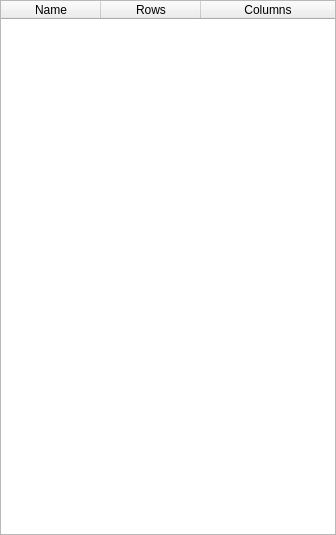
<?xml version="1.0" encoding="UTF-8"?>
<ui version="4.0">
 <class>WidgetUnits</class>
 <widget class="QWidget" name="WidgetUnits">
  <property name="geometry">
   <rect>
    <x>0</x>
    <y>0</y>
    <width>336</width>
    <height>535</height>
   </rect>
  </property>
  <property name="windowTitle">
   <string>Form</string>
  </property>
  <layout class="QVBoxLayout" name="verticalLayout">
   <property name="leftMargin">
    <number>0</number>
   </property>
   <property name="topMargin">
    <number>0</number>
   </property>
   <property name="rightMargin">
    <number>0</number>
   </property>
   <property name="bottomMargin">
    <number>0</number>
   </property>
   <item>
    <widget class="QTableWidget" name="units">
     <property name="alternatingRowColors">
      <bool>true</bool>
     </property>
     <property name="selectionMode">
      <enum>QAbstractItemView::SingleSelection</enum>
     </property>
     <attribute name="horizontalHeaderStretchLastSection">
      <bool>true</bool>
     </attribute>
     <attribute name="verticalHeaderVisible">
      <bool>false</bool>
     </attribute>
     <column>
      <property name="text">
       <string>Name</string>
      </property>
     </column>
     <column>
      <property name="text">
       <string>Rows</string>
      </property>
     </column>
     <column>
      <property name="text">
       <string>Columns</string>
      </property>
     </column>
    </widget>
   </item>
  </layout>
 </widget>
 <resources/>
 <connections/>
</ui>
